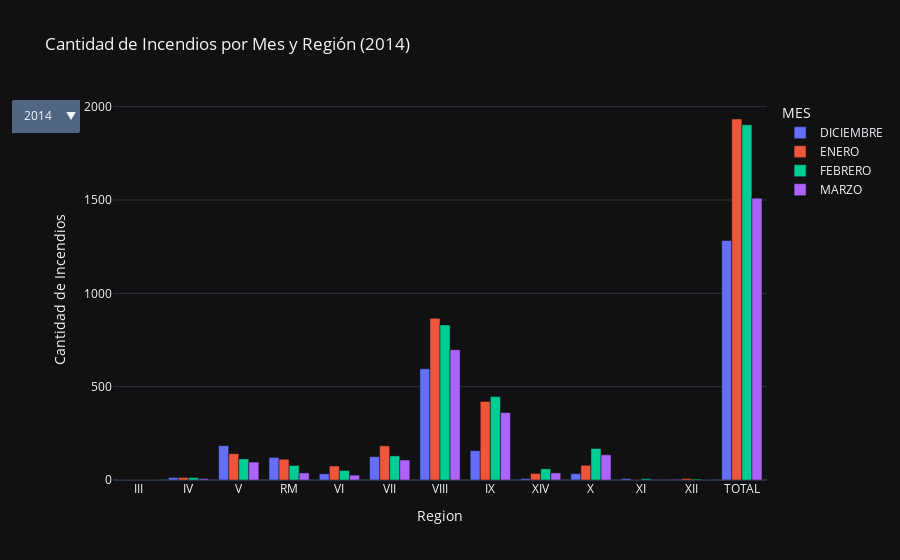

Write notebook code for a chart like this one.
### Markdown cell above
## Visualización Cantidad de Incendios Forestales: según Año, Mes y Región:
---

### Code cell
selected_year = years[0]
fig = px.bar(lista_incendios[selected_year], x=lista_incendios[selected_year].index, y=lista_incendios[selected_year].columns,
             title=f'Cantidad de Incendios por Mes y Región ({selected_year})',
             labels={'value': 'Cantidad de Incendios', 'variable': 'Mes'},
             template='plotly_dark', barmode='group')

fig.update_layout(updatemenus=[{'type': 'dropdown',
                                'name': 'Seleccionar Año',
                                'buttons': [{'label': str(year),
                                             'method': 'update',
                                             'args': [{'x': [lista_incendios[year].index],
                                                       'y': [lista_incendios[year][col] for col in lista_incendios[year].columns]},
                                                      {'xaxis.categoryorder': 'total ascending',
                                                       'title': f'Cantidad de Incendios por Mes y Región ({year})'}]}
                                            for year in years]}])

fig.update_xaxes(title_text='Region')
fig.show()

### Figure 1 — Plotly figure (JSON) as saved in the notebook; plotly's stock layout.template omitted (floating-point values rounded to 4 significant figures)
{"data": [{"alignmentgroup": "True", "hovertemplate": "MES=DICIEMBRE<br>index=%{x}<br>Cantidad de Incendios=%{y}<extra></extra>", "legendgroup": "DICIEMBRE", "marker": {"color": "#636efa", "pattern": {"shape": ""}}, "name": "DICIEMBRE", "offsetgroup": "DICIEMBRE", "orientation": "v", "showlegend": true, "textposition": "auto", "type": "bar", "x": ["III", "IV", "V", "RM", "VI", "VII", "VIII", "IX", "XIV", "X", "XI", "XII", "TOTAL"], "xaxis": "x", "y": [0, 13, 184, 121, 33, 125, 596, 157, 8, 34, 8, 4, 1283], "yaxis": "y"}, {"alignmentgroup": "True", "hovertemplate": "MES=ENERO<br>index=%{x}<br>Cantidad de Incendios=%{y}<extra></extra>", "legendgroup": "ENERO", "marker": {"color": "#EF553B", "pattern": {"shape": ""}}, "name": "ENERO", "offsetgroup": "ENERO", "orientation": "v", "showlegend": true, "textposition": "auto", "type": "bar", "x": ["III", "IV", "V", "RM", "VI", "VII", "VIII", "IX", "XIV", "X", "XI", "XII", "TOTAL"], "xaxis": "x", "y": [0, 13, 141, 111, 75, 183, 866, 421, 35, 79, 2, 8, 1934], "yaxis": "y"}, {"alignmentgroup": "True", "hovertemplate": "MES=FEBRERO<br>index=%{x}<br>Cantidad de Incendios=%{y}<extra></extra>", "legendgroup": "FEBRERO", "marker": {"color": "#00cc96", "pattern": {"shape": ""}}, "name": "FEBRERO", "offsetgroup": "FEBRERO", "orientation": "v", "showlegend": true, "textposition": "auto", "type": "bar", "x": ["III", "IV", "V", "RM", "VI", "VII", "VIII", "IX", "XIV", "X", "XI", "XII", "TOTAL"], "xaxis": "x", "y": [0, 13, 113, 78, 51, 129, 831, 447, 60, 169, 7, 5, 1903], "yaxis": "y"}, {"alignmentgroup": "True", "hovertemplate": "MES=MARZO<br>index=%{x}<br>Cantidad de Incendios=%{y}<extra></extra>", "legendgroup": "MARZO", "marker": {"color": "#ab63fa", "pattern": {"shape": ""}}, "name": "MARZO", "offsetgroup": "MARZO", "orientation": "v", "showlegend": true, "textposition": "auto", "type": "bar", "x": ["III", "IV", "V", "RM", "VI", "VII", "VIII", "IX", "XIV", "X", "XI", "XII", "TOTAL"], "xaxis": "x", "y": [0, 7, 96, 38, 26, 107, 698, 361, 38, 135, 3, 1, 1510], "yaxis": "y"}], "layout": {"barmode": "group", "legend": {"title": {"text": "MES"}, "tracegroupgap": 0}, "title": {"text": "Cantidad de Incendios por Mes y Región (2014)"}, "updatemenus": [{"buttons": [{"args": [{"x": [["III", "IV", "V", "RM", "VI", "VII", "VIII", "IX", "XIV", "X", "XI", "XII", "TOTAL"]], "y": [[0, 13, 184, 121, 33, 125, 596, 157, 8, 34, 8, 4, 1283], [0, 13, 141, 111, 75, 183, 866, 421, 35, 79, 2, 8, 1934], [0, 13, 113, 78, 51, 129, 831, 447, 60, 169, 7, 5, 1903], [0, 7, 96, 38, 26, 107, 698, 361, 38, 135, 3, 1, 1510]]}, {"title": "Cantidad de Incendios por Mes y Región (2014)", "xaxis.categoryorder": "total ascending"}], "label": "2014", "method": "update"}, {"args": [{"x": [["III", "IV", "V", "RM", "VI", "VII", "VIII", "IX", "XIV", "X", "XI", "XII", "TOTAL"]], "y": [[3, 20, 149, 81, 38, 148, 352, 81, 13, 19, 9, 2, 915], [3, 22, 192, 40, 51, 159, 618, 239, 42, 61, 15, 11, 1453], [10, 35, 193, 72, 46, 229, 790, 444, 52, 107, 8, 5, 1991], [3, 9, 94, 40, 39, 172, 671, 473, 62, 109, 3, 2, 1677]]}, {"title": "Cantidad de Incendios por Mes y Región (2015)", "xaxis.categoryorder": "total ascending"}], "label": "2015", "method": "update"}, {"args": [{"x": [["XV", "I", "II", "III", "IV", "V", "RM", "VI", "VII", "VIII", "IX", "XIV", "X", "XI", "XII", "TOTAL"]], "y": [[0, 0, 0, 2, 22, 166, 79, 74, 136, 362, 101, 9, 17, 4, 3, 975], [1, 0, 0, 1, 23, 179, 80, 63, 200, 720, 222, 23, 21, 0, 5, 1538], [0, 0, 0, 0, 10, 109, 44, 32, 74, 238, 150, 21, 20, 0, 3, 701], [0, 0, 0, 2, 9, 92, 26, 19, 81, 242, 157, 14, 5, 0, 0, 647]]}, {"title": "Cantidad de Incendios por Mes y Región (2016)", "xaxis.categoryorder": "total ascending"}], "label": "2016", "method": "update"}, {"args": [{"x": [["XV", "I", "II", "III", "IV", "V", "RM", "VI", "VII", "VIII", "IX", "XIV", "X", "XI", "XII", "TOTAL"]], "y": [[2, 0, 0, 5, 21, 184, 118, 47, 125, 279, 170, 10, 22, 7, 3, 993], [0, 0, 0, 1, 22, 189, 94, 78, 204, 633, 261, 27, 33, 4, 3, 1549], [2, 0, 0, 4, 24, 119, 85, 60, 168, 573, 288, 20, 47, 6, 2, 1398], [0, 0, 0, 3, 11, 178, 63, 55, 190, 403, 148, 19, 17, 1, 1, 1089]]}, {"title": "Cantidad de Incendios por Mes y Región (2017)", "xaxis.categoryorder": "total ascending"}], "label": "2017", "method": "update"}, {"args": [{"x": [["XV", "I", "II", "III", "IV", "V", "RM", "VI", "VII", "XVI", "VIII", "IX", "XIV", "X", "XI", "XII", "TOTAL"]], "y": [[0, 0, 0, 7, 9, 192, 92, 58, 159, 44, 281, 158, 4, 32, 7, 4, 1047], [4, 0, 0, 8, 15, 171, 106, 89, 238, 140, 594, 299, 16, 27, 6, 5, 1718], [0, 0, 0, 1, 8, 115, 71, 52, 178, 143, 487, 334, 42, 54, 15, 5, 1505], [2, 0, 0, 3, 9, 120, 63, 59, 175, 90, 416, 355, 49, 21, 4, 1, 1367]]}, {"title": "Cantidad de Incendios por Mes y Región (2018)", "xaxis.categoryorder": "total ascending"}], "label": "2018", "method": "update"}, {"args": [{"x": [["XV", "I", "II", "III", "IV", "V", "RM", "VI", "VII", "XVI", "VIII", "IX", "XIV", "X", "XI", "XII", "TOTAL"]], "y": [[2, 0, 2, 6, 9, 99, 82, 81, 233, 59, 488, 193, 12, 20, 2, 1, 1289], [0, 0, 0, 4, 12, 87, 46, 73, 242, 102, 604, 319, 27, 37, 3, 2, 1558], [0, 0, 1, 3, 8, 73, 44, 55, 207, 107, 566, 390, 33, 37, 1, 1, 1526], [0, 0, 0, 5, 7, 62, 29, 34, 150, 88, 479, 431, 26, 28, 3, 2, 1344]]}, {"title": "Cantidad de Incendios por Mes y Región (2019)", "xaxis.categoryorder": "total ascending"}], "label": "2019", "method": "update"}, {"args": [{"x": [["XV", "I", "II", "III", "IV", "V", "RM", "VI", "VII", "XVI", "VIII", "IX", "XIV", "X", "XI", "XII", "TOTAL"]], "y": [[0, 0, 1, 1, 6, 71, 74, 56, 150, 102, 457, 129, 12, 30, 4, 1, 1094], [1, 1, 1, 2, 11, 75, 58, 45, 176, 105, 697, 238, 20, 53, 2, 3, 1488], [2, 0, 0, 3, 6, 33, 13, 16, 64, 49, 453, 242, 47, 107, 19, 7, 1061], [1, 0, 0, 0, 4, 57, 32, 26, 98, 65, 470, 316, 44, 99, 11, 4, 1227]]}, {"title": "Cantidad de Incendios por Mes y Región (2020)", "xaxis.categoryorder": "total ascending"}], "label": "2020", "method": "update"}, {"args": [{"x": [["XV", "I", "II", "III", "IV", "V", "RM", "VI", "VII", "XVI", "VIII", "IX", "XIV", "X", "XI", "XII", "TOTAL"]], "y": [[2, 0, 0, 3, 7, 73, 39, 52, 152, 75, 441, 286, 26, 88, 10, 4, 1258], [0, 0, 0, 2, 9, 80, 42, 56, 203, 102, 431, 254, 21, 32, 2, 4, 1238], [1, 0, 0, 0, 6, 62, 37, 41, 169, 125, 674, 416, 38, 73, 5, 1, 1648], [0, 0, 0, 1, 8, 58, 29, 54, 166, 110, 427, 187, 6, 8, 1, 0, 1055]]}, {"title": "Cantidad de Incendios por Mes y Región (2021)", "xaxis.categoryorder": "total ascending"}], "label": "2021", "method": "update"}], "name": "Seleccionar Año", "type": "dropdown"}], "xaxis": {"anchor": "y", "domain": [0, 1], "title": {"text": "Region"}}, "yaxis": {"anchor": "x", "domain": [0, 1], "title": {"text": "Cantidad de Incendios"}}}}
